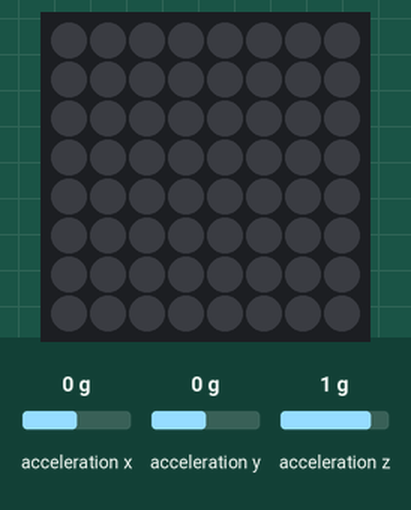
Simulated run of this program. Board: Raspberry Pi (BCM pin numbers) with a Sense HAT. On the bench: the Sense HAT's 8×8 RGB LED matrix. The inputs (shaded band) are chosen by the test bench; at power-on: acceleration x 0 g, acceleration y 0 g, acceleration z 1 g.

Above: at 1.2 s.
1.3 s: acceleration x set to -1.4 g
At 1.9 s:
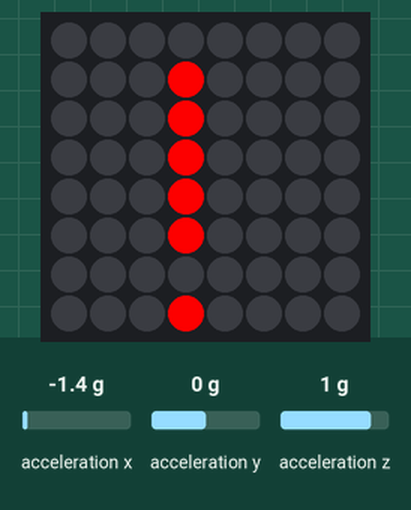
2.8 s: acceleration x set to -0.8 g
At 3.1 s:
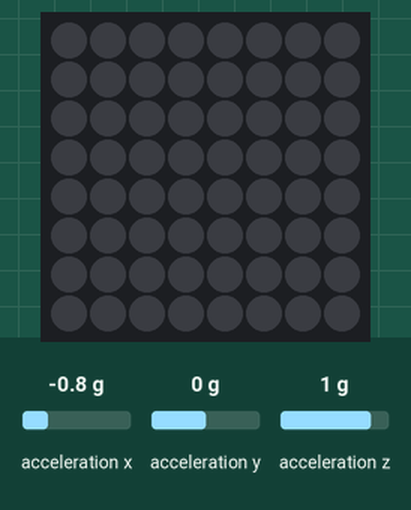
4.3 s: acceleration x set to 1.4 g
At 5.4 s:
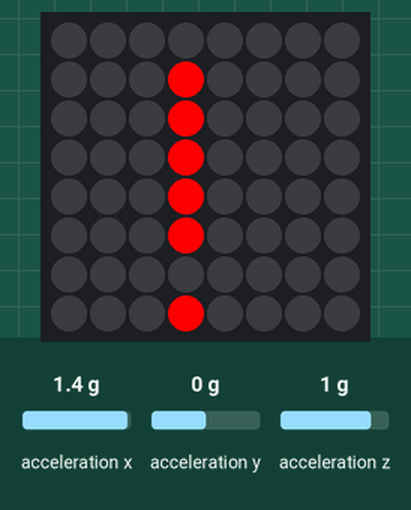
Timing chart, 0 to 7.3 s (numbered marks = the images above; inputs shaded):
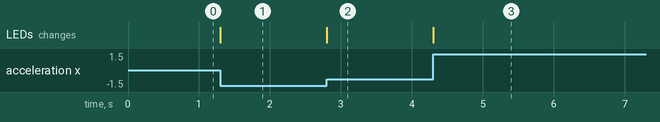

Measured:
- after the input at 1.3 s, the LEDs: change at once (image 1)
- after the input at 2.8 s, the LEDs: change at once (image 2)
- after the input at 4.3 s, the LEDs: change at once (image 3)

The program:

sensehat_imu_accelerometer_shake.py
```python
from sense_hat import SenseHat

sense = SenseHat()

red = (255, 0, 0)

while True:
    acceleration = sense.get_accelerometer_raw()
    x = acceleration["x"]
    y = acceleration["y"]
    z = acceleration["z"]

    # The abs() function is not specific to Sense Hat library,
    # instead it is part of standard Python.
    # abs() gives us the absolute of a value and ignore whether the actual
    # value is positive or negative. eg. abs(1) and abs(-1) both return 1.
    # This function is helpful because we don't care in which direction
    # the sensor is being shaken, just that it is shaken.
    x = abs(x)
    y = abs(y)
    z = abs(z)

    if x > 1 or y > 1 or z > 1:
        sense.show_letter("!", red)     # We show a exclamation mark instead of
                                        # a actual alphabet letter.
    else:
        sense.clear()
```
